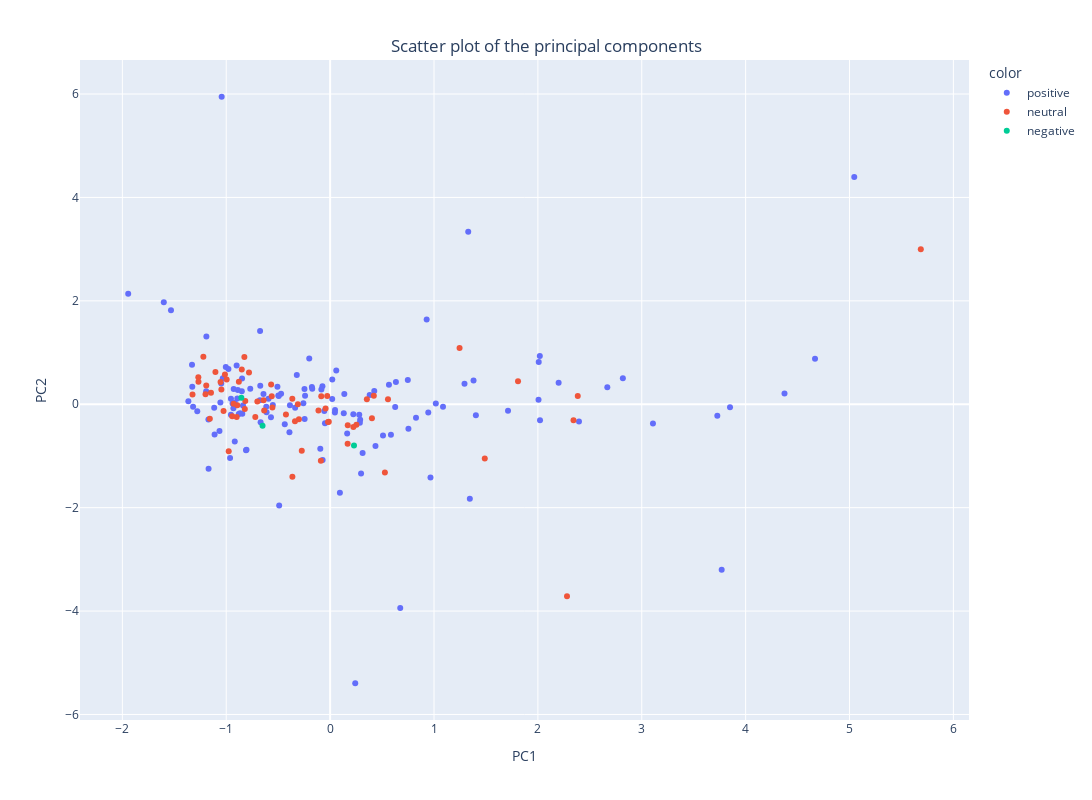

Notebook code cell kept with this figure:
### Markdown cell above
# PCA

### Code cell
# pca = pca_on_fundamentals(fundamentals)
plot_pca(funs)
